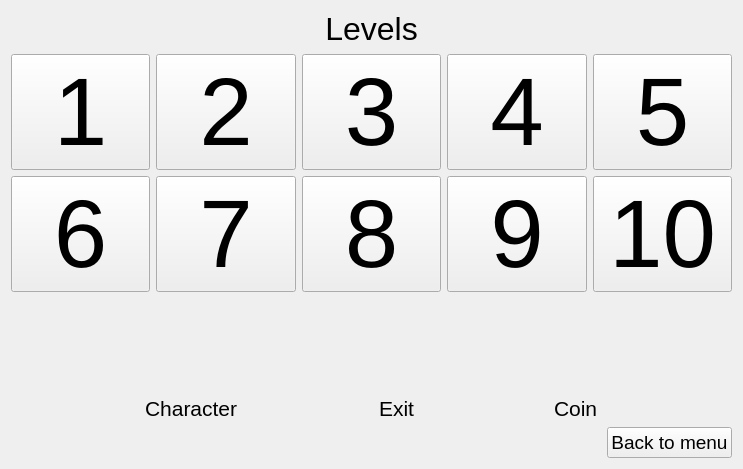
<?xml version="1.0" encoding="UTF-8"?>
<ui version="4.0">
 <class>Levels</class>
 <widget class="QWidget" name="Levels">
  <property name="geometry">
   <rect>
    <x>0</x>
    <y>0</y>
    <width>743</width>
    <height>469</height>
   </rect>
  </property>
  <property name="windowTitle">
   <string>Levels</string>
  </property>
  <layout class="QGridLayout" name="gridLayout">
   <item row="0" column="0">
    <layout class="QVBoxLayout" name="verticalLayout_3">
     <item>
      <layout class="QVBoxLayout" name="verticalLayout_2">
       <item>
        <widget class="QLabel" name="label">
         <property name="font">
          <font>
           <pointsize>36</pointsize>
          </font>
         </property>
         <property name="text">
          <string>&lt;html&gt;&lt;head/&gt;&lt;body&gt;&lt;p align=&quot;center&quot;&gt;&lt;span style=&quot; font-size:24pt;&quot;&gt;Levels&lt;/span&gt;&lt;/p&gt;&lt;/body&gt;&lt;/html&gt;</string>
         </property>
        </widget>
       </item>
       <item>
        <layout class="QVBoxLayout" name="verticalLayout">
         <item>
          <layout class="QHBoxLayout" name="horizontalLayout">
           <item>
            <widget class="QPushButton" name="pushButton_1">
             <property name="minimumSize">
              <size>
               <width>75</width>
               <height>0</height>
              </size>
             </property>
             <property name="font">
              <font>
               <pointsize>72</pointsize>
              </font>
             </property>
             <property name="text">
              <string>1</string>
             </property>
            </widget>
           </item>
           <item>
            <widget class="QPushButton" name="pushButton_2">
             <property name="minimumSize">
              <size>
               <width>75</width>
               <height>0</height>
              </size>
             </property>
             <property name="font">
              <font>
               <pointsize>72</pointsize>
              </font>
             </property>
             <property name="text">
              <string>2</string>
             </property>
            </widget>
           </item>
           <item>
            <widget class="QPushButton" name="pushButton_3">
             <property name="minimumSize">
              <size>
               <width>75</width>
               <height>0</height>
              </size>
             </property>
             <property name="font">
              <font>
               <pointsize>72</pointsize>
              </font>
             </property>
             <property name="text">
              <string>3</string>
             </property>
            </widget>
           </item>
           <item>
            <widget class="QPushButton" name="pushButton_4">
             <property name="minimumSize">
              <size>
               <width>75</width>
               <height>0</height>
              </size>
             </property>
             <property name="font">
              <font>
               <pointsize>72</pointsize>
              </font>
             </property>
             <property name="text">
              <string>4</string>
             </property>
            </widget>
           </item>
           <item>
            <widget class="QPushButton" name="pushButton_5">
             <property name="minimumSize">
              <size>
               <width>75</width>
               <height>0</height>
              </size>
             </property>
             <property name="font">
              <font>
               <pointsize>72</pointsize>
              </font>
             </property>
             <property name="text">
              <string>5</string>
             </property>
            </widget>
           </item>
          </layout>
         </item>
         <item>
          <layout class="QHBoxLayout" name="horizontalLayout_2">
           <item>
            <widget class="QPushButton" name="pushButton_6">
             <property name="minimumSize">
              <size>
               <width>75</width>
               <height>0</height>
              </size>
             </property>
             <property name="font">
              <font>
               <pointsize>72</pointsize>
              </font>
             </property>
             <property name="text">
              <string>6</string>
             </property>
            </widget>
           </item>
           <item>
            <widget class="QPushButton" name="pushButton_7">
             <property name="minimumSize">
              <size>
               <width>75</width>
               <height>0</height>
              </size>
             </property>
             <property name="font">
              <font>
               <pointsize>72</pointsize>
              </font>
             </property>
             <property name="text">
              <string>7</string>
             </property>
            </widget>
           </item>
           <item>
            <widget class="QPushButton" name="pushButton_8">
             <property name="minimumSize">
              <size>
               <width>75</width>
               <height>0</height>
              </size>
             </property>
             <property name="font">
              <font>
               <pointsize>72</pointsize>
              </font>
             </property>
             <property name="text">
              <string>8</string>
             </property>
            </widget>
           </item>
           <item>
            <widget class="QPushButton" name="pushButton_9">
             <property name="minimumSize">
              <size>
               <width>75</width>
               <height>0</height>
              </size>
             </property>
             <property name="font">
              <font>
               <pointsize>72</pointsize>
              </font>
             </property>
             <property name="text">
              <string>9</string>
             </property>
            </widget>
           </item>
           <item>
            <widget class="QPushButton" name="pushButton_10">
             <property name="minimumSize">
              <size>
               <width>75</width>
               <height>0</height>
              </size>
             </property>
             <property name="font">
              <font>
               <pointsize>72</pointsize>
              </font>
             </property>
             <property name="text">
              <string>10</string>
             </property>
            </widget>
           </item>
          </layout>
         </item>
        </layout>
       </item>
      </layout>
     </item>
     <item>
      <spacer name="verticalSpacer">
       <property name="orientation">
        <enum>Qt::Vertical</enum>
       </property>
       <property name="sizeHint" stdset="0">
        <size>
         <width>20</width>
         <height>40</height>
        </size>
       </property>
      </spacer>
     </item>
     <item>
      <layout class="QHBoxLayout" name="horizontalLayout_4">
       <item>
        <spacer name="horizontalSpacer_2">
         <property name="orientation">
          <enum>Qt::Horizontal</enum>
         </property>
         <property name="sizeHint" stdset="0">
          <size>
           <width>40</width>
           <height>20</height>
          </size>
         </property>
        </spacer>
       </item>
       <item>
        <widget class="QLabel" name="label_2">
         <property name="font">
          <font>
           <pointsize>16</pointsize>
          </font>
         </property>
         <property name="text">
          <string>Character</string>
         </property>
        </widget>
       </item>
       <item>
        <spacer name="horizontalSpacer_3">
         <property name="orientation">
          <enum>Qt::Horizontal</enum>
         </property>
         <property name="sizeHint" stdset="0">
          <size>
           <width>40</width>
           <height>20</height>
          </size>
         </property>
        </spacer>
       </item>
       <item>
        <widget class="QLabel" name="label_3">
         <property name="font">
          <font>
           <pointsize>16</pointsize>
          </font>
         </property>
         <property name="text">
          <string>Exit</string>
         </property>
        </widget>
       </item>
       <item>
        <spacer name="horizontalSpacer_4">
         <property name="orientation">
          <enum>Qt::Horizontal</enum>
         </property>
         <property name="sizeHint" stdset="0">
          <size>
           <width>40</width>
           <height>20</height>
          </size>
         </property>
        </spacer>
       </item>
       <item>
        <widget class="QLabel" name="label_4">
         <property name="font">
          <font>
           <pointsize>16</pointsize>
          </font>
         </property>
         <property name="text">
          <string>Coin</string>
         </property>
        </widget>
       </item>
       <item>
        <spacer name="horizontalSpacer_5">
         <property name="orientation">
          <enum>Qt::Horizontal</enum>
         </property>
         <property name="sizeHint" stdset="0">
          <size>
           <width>40</width>
           <height>20</height>
          </size>
         </property>
        </spacer>
       </item>
      </layout>
     </item>
     <item>
      <layout class="QHBoxLayout" name="horizontalLayout_3">
       <item>
        <spacer name="horizontalSpacer">
         <property name="orientation">
          <enum>Qt::Horizontal</enum>
         </property>
         <property name="sizeHint" stdset="0">
          <size>
           <width>40</width>
           <height>20</height>
          </size>
         </property>
        </spacer>
       </item>
       <item>
        <widget class="QPushButton" name="back">
         <property name="font">
          <font>
           <pointsize>14</pointsize>
          </font>
         </property>
         <property name="text">
          <string>Back to menu</string>
         </property>
        </widget>
       </item>
      </layout>
     </item>
    </layout>
   </item>
  </layout>
 </widget>
 <resources/>
 <connections/>
</ui>
